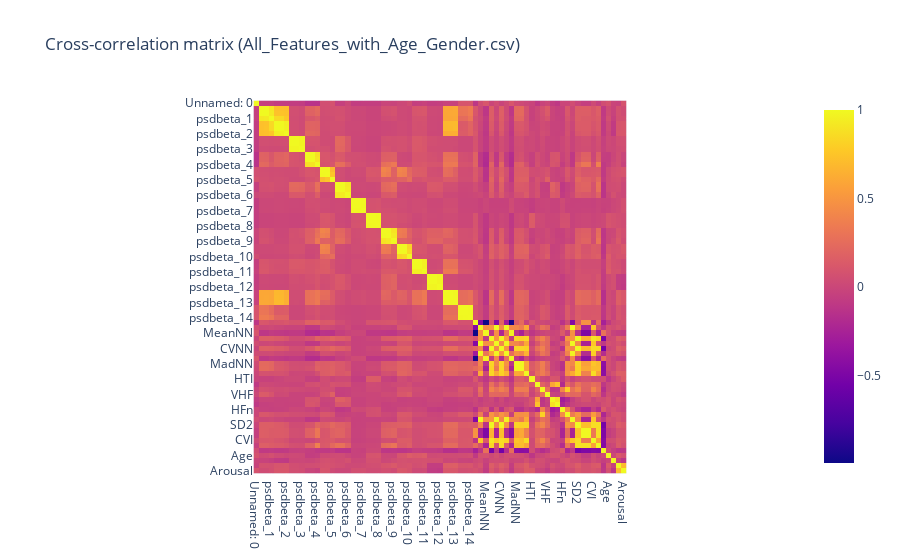

Notebook cell for this chart:
### Code cell
corrMatrix = All_Features.corr()

heatmap_corrMatrix = px.imshow(corrMatrix,
                               title='Cross-correlation matrix (All_Features_with_Age_Gender.csv)',
                               
                y=All_Features.columns[0:Nf],
                x=All_Features.columns[0:Nf]#[str('f'+str(j+1)) for j in range(0,Nf-4)]
                )

heatmap_corrMatrix.show()

### Figure 1 — Plotly figure (JSON) as saved in the notebook; plotly's stock layout.template omitted (floating-point values rounded to 4 significant figures; data arrays with more than 128 entries replaced by an {"elided": "..."} marker saying what was removed)
{"data": [{"coloraxis": "coloraxis", "hovertemplate": "x: %{x}<br>y: %{y}<br>color: %{z}<extra></extra>", "type": "heatmap", "x": ["Unnamed: 0", "psdtheta_1", "psdalpha_1", "psdbeta_1", "psdtheta_2", "psdalpha_2", "psdbeta_2", "psdtheta_3", "psdalpha_3", "psdbeta_3", "psdtheta_4", "psdalpha_4", "psdbeta_4", "psdtheta_5", "psdalpha_5", "psdbeta_5", "psdtheta_6", "psdalpha_6", "psdbeta_6", "psdtheta_7", "psdalpha_7", "psdbeta_7", "psdtheta_8", "psdalpha_8", "psdbeta_8", "psdtheta_9", "psdalpha_9", "psdbeta_9", "psdtheta_10", "psdalpha_10", "psdbeta_10", "psdtheta_11", "psdalpha_11", "psdbeta_11", "psdtheta_12", "psdalpha_12", "psdbeta_12", "psdtheta_13", "psdalpha_13", "psdbeta_13", "psdtheta_14", "psdalpha_14", "psdbeta_14", "Rate_Mean", "RMSSD", "MeanNN", "SDNN", "SDSD", "CVNN", "CVSD", "MedianNN", "MadNN", "MCVNN", "TINN", "HTI", "LF", "HF", "VHF", "LFHF", "LFn", "HFn", "LnHF", "SD1", "SD2", "SD2SD1", "CSI", "CVI", "CSI_Modified", "SampEn", "Age", "Gender", "Valence", "Arousal"], "y": ["Unnamed: 0", "psdtheta_1", "psdalpha_1", "psdbeta_1", "psdtheta_2", "psdalpha_2", "psdbeta_2", "psdtheta_3", "psdalpha_3", "psdbeta_3", "psdtheta_4", "psdalpha_4", "psdbeta_4", "psdtheta_5", "psdalpha_5", "psdbeta_5", "psdtheta_6", "psdalpha_6", "psdbeta_6", "psdtheta_7", "psdalpha_7", "psdbeta_7", "psdtheta_8", "psdalpha_8", "psdbeta_8", "psdtheta_9", "psdalpha_9", "psdbeta_9", "psdtheta_10", "psdalpha_10", "psdbeta_10", "psdtheta_11", "psdalpha_11", "psdbeta_11", "psdtheta_12", "psdalpha_12", "psdbeta_12", "psdtheta_13", "psdalpha_13", "psdbeta_13", "psdtheta_14", "psdalpha_14", "psdbeta_14", "Rate_Mean", "RMSSD", "MeanNN", "SDNN", "SDSD", "CVNN", "CVSD", "MedianNN", "MadNN", "MCVNN", "TINN", "HTI", "LF", "HF", "VHF", "LFHF", "LFn", "HFn", "LnHF", "SD1", "SD2", "SD2SD1", "CSI", "CVI", "CSI_Modified", "SampEn", "Age", "Gender", "Valence", "Arousal"], "z": {"elided": "73x73 float values"}}], "layout": {"coloraxis": {"colorscale": [[0, "#0d0887"], [0.1111, "#46039f"], [0.2222, "#7201a8"], [0.3333, "#9c179e"], [0.4444, "#bd3786"], [0.5556, "#d8576b"], [0.6667, "#ed7953"], [0.7778, "#fb9f3a"], [0.8889, "#fdca26"], [1, "#f0f921"]]}, "title": {"text": "Cross-correlation matrix (All_Features_with_Age_Gender.csv)"}, "xaxis": {"constrain": "domain", "scaleanchor": "y"}, "yaxis": {"autorange": "reversed", "constrain": "domain"}}}
